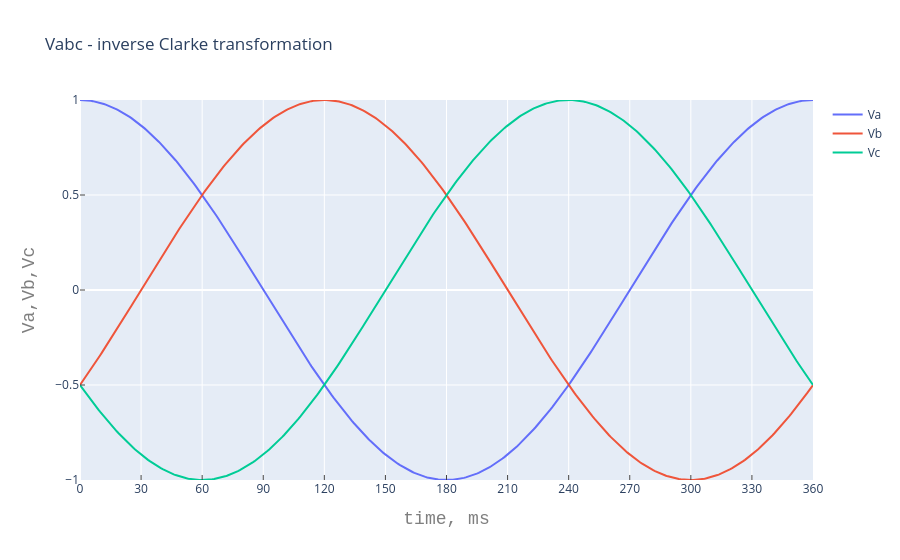

Notebook code for this chart:
### Code cell
################# plot ABC coordinate (Inverse Clarke transformation) ###################
Vabc = AB2abc(VAB)
Vabc_scatter = []
for i, Vabci in enumerate(Vabc):
    Vabc_scatter.append(
            go.Scatter(
#             x=t*1e3, # assign x as the dataframe column 'x'
            x=theta_degree,
            y=Vabci,
            name = 'Va' if i==0
                        else 'Vb' if i==1
                                  else 'Vc'
        )
    )

layout_VAB2abc = go.Layout(
    title='Vabc - inverse Clarke transformation',
    xaxis=dict( title=dict(text='time, ms', font=dict( family='Courier New, monospace', size=18, color='#7f7f7f' )),
        range = [0, (theta)*360/(2*np.pi)], tickmode = 'linear', ticks='inside', dtick = 30 ),
    yaxis=dict( title=dict(text='Va,Vb,Vc', font=dict( family='Courier New, monospace', size=18, color='#7f7f7f' )),
        range=[-1, 1], ticks = 'inside' )
)
fig = go.Figure(data = Vabc_scatter, layout = layout_VAB2abc)
fig.show()

### Figure 1 — Plotly figure (JSON) as saved in the notebook; plotly's stock layout.template omitted (floating-point values rounded to 4 significant figures; data arrays with more than 128 entries replaced by an {"elided": "..."} marker saying what was removed)
{"data": [{"name": "Va", "type": "scatter", "x": {"elided": "400 float values"}, "y": {"elided": "400 float values"}}, {"name": "Vb", "type": "scatter", "x": {"elided": "400 float values"}, "y": {"elided": "400 float values"}}, {"name": "Vc", "type": "scatter", "x": {"elided": "400 float values"}, "y": {"elided": "400 float values"}}], "layout": {"title": {"text": "Vabc - inverse Clarke transformation"}, "xaxis": {"dtick": 30, "range": [0, {"elided": "400 float values"}], "tickmode": "linear", "ticks": "inside", "title": {"font": {"color": "#7f7f7f", "family": "Courier New, monospace", "size": 18}, "text": "time, ms"}}, "yaxis": {"range": [-1, 1], "ticks": "inside", "title": {"font": {"color": "#7f7f7f", "family": "Courier New, monospace", "size": 18}, "text": "Va,Vb,Vc"}}}}
